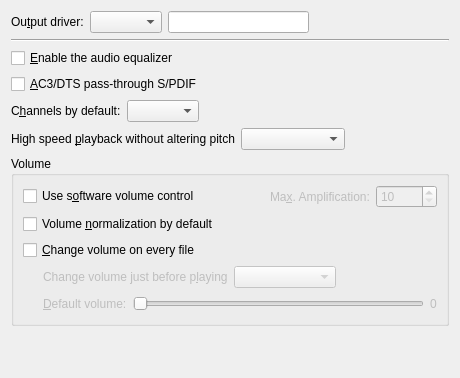
     <widget class="QWidget" name="video_and_audio_tab" >
      <attribute name="title" >
       <string>A&amp;udio</string>
      </attribute>
      <layout class="QVBoxLayout" >
       <item>
        <layout class="QHBoxLayout" >
         <item>
          <widget class="QLabel" name="ao_label" >
           <property name="text" >
            <string>Ou&amp;tput driver:</string>
           </property>
           <property name="wordWrap" >
            <bool>false</bool>
           </property>
           <property name="buddy" >
            <cstring>ao_combo</cstring>
           </property>
          </widget>
         </item>
         <item>
          <widget class="QComboBox" name="ao_combo" >
           <property name="sizePolicy" >
            <sizepolicy vsizetype="Fixed" hsizetype="Preferred" >
             <horstretch>0</horstretch>
             <verstretch>0</verstretch>
            </sizepolicy>
           </property>
           <property name="editable" >
            <bool>false</bool>
           </property>
          </widget>
         </item>
         <item>
          <widget class="QLineEdit" name="ao_user_defined_edit" />
         </item>
         <item>
          <spacer>
           <property name="orientation" >
            <enum>Qt::Horizontal</enum>
           </property>
           <property name="sizeHint" >
            <size>
             <width>81</width>
             <height>20</height>
            </size>
           </property>
          </spacer>
         </item>
        </layout>
       </item>
       <item>
        <widget class="Line" name="line_6" >
         <property name="sizePolicy" >
          <sizepolicy vsizetype="Fixed" hsizetype="Expanding" >
           <horstretch>0</horstretch>
           <verstretch>0</verstretch>
          </sizepolicy>
         </property>
         <property name="orientation" >
          <enum>Qt::Horizontal</enum>
         </property>
        </widget>
       </item>
       <item>
        <widget class="QCheckBox" name="audio_equalizer_check" >
         <property name="text" >
          <string>&amp;Enable the audio equalizer</string>
         </property>
        </widget>
       </item>
       <item>
        <widget class="QCheckBox" name="hwac3_check" >
         <property name="text" >
          <string>&amp;AC3/DTS pass-through S/PDIF</string>
         </property>
        </widget>
       </item>
       <item>
        <layout class="QHBoxLayout" >
         <property name="spacing" >
          <number>6</number>
         </property>
         <property name="leftMargin" >
          <number>0</number>
         </property>
         <property name="topMargin" >
          <number>0</number>
         </property>
         <property name="rightMargin" >
          <number>0</number>
         </property>
         <property name="bottomMargin" >
          <number>0</number>
         </property>
         <item>
          <widget class="QLabel" name="label" >
           <property name="text" >
            <string>C&amp;hannels by default:</string>
           </property>
           <property name="buddy" >
            <cstring>channels_combo</cstring>
           </property>
          </widget>
         </item>
         <item>
          <widget class="QComboBox" name="channels_combo" />
         </item>
         <item>
          <spacer>
           <property name="orientation" >
            <enum>Qt::Horizontal</enum>
           </property>
           <property name="sizeHint" >
            <size>
             <width>40</width>
             <height>20</height>
            </size>
           </property>
          </spacer>
         </item>
        </layout>
       </item>
       <item>
        <layout class="QHBoxLayout" >
         <property name="spacing" >
          <number>6</number>
         </property>
         <property name="leftMargin" >
          <number>0</number>
         </property>
         <property name="topMargin" >
          <number>0</number>
         </property>
         <property name="rightMargin" >
          <number>0</number>
         </property>
         <property name="bottomMargin" >
          <number>0</number>
         </property>
         <item>
          <widget class="QLabel" name="label_6" >
           <property name="text" >
            <string>High speed &amp;playback without altering pitch</string>
           </property>
           <property name="buddy" >
            <cstring>scaletempo_combo</cstring>
           </property>
          </widget>
         </item>
         <item>
          <widget class="TristateCombo" name="scaletempo_combo" >
           <property name="sizePolicy" >
            <sizepolicy vsizetype="Fixed" hsizetype="Expanding" >
             <horstretch>0</horstretch>
             <verstretch>0</verstretch>
            </sizepolicy>
           </property>
          </widget>
         </item>
         <item>
          <spacer>
           <property name="orientation" >
            <enum>Qt::Horizontal</enum>
           </property>
           <property name="sizeHint" >
            <size>
             <width>40</width>
             <height>20</height>
            </size>
           </property>
          </spacer>
         </item>
        </layout>
       </item>
       <item>
        <widget class="QGroupBox" name="groupBox_4" >
         <property name="title" >
          <string>Volume</string>
         </property>
         <layout class="QVBoxLayout" >
          <property name="spacing" >
           <number>6</number>
          </property>
          <property name="leftMargin" >
           <number>9</number>
          </property>
          <property name="topMargin" >
           <number>9</number>
          </property>
          <property name="rightMargin" >
           <number>9</number>
          </property>
          <property name="bottomMargin" >
           <number>9</number>
          </property>
          <item>
           <layout class="QHBoxLayout" >
            <property name="spacing" >
             <number>6</number>
            </property>
            <property name="leftMargin" >
             <number>0</number>
            </property>
            <property name="topMargin" >
             <number>0</number>
            </property>
            <property name="rightMargin" >
             <number>0</number>
            </property>
            <property name="bottomMargin" >
             <number>0</number>
            </property>
            <item>
             <widget class="QCheckBox" name="softvol_check" >
              <property name="text" >
               <string>Use s&amp;oftware volume control</string>
              </property>
             </widget>
            </item>
            <item>
             <spacer>
              <property name="orientation" >
               <enum>Qt::Horizontal</enum>
              </property>
              <property name="sizeHint" >
               <size>
                <width>20</width>
                <height>20</height>
               </size>
              </property>
             </spacer>
            </item>
            <item>
             <widget class="QLabel" name="amplification_label" >
              <property name="enabled" >
               <bool>false</bool>
              </property>
              <property name="text" >
               <string>Ma&amp;x. Amplification:</string>
              </property>
              <property name="wordWrap" >
               <bool>false</bool>
              </property>
              <property name="buddy" >
               <cstring>softvol_max_spin</cstring>
              </property>
             </widget>
            </item>
            <item>
             <widget class="QSpinBox" name="softvol_max_spin" >
              <property name="enabled" >
               <bool>false</bool>
              </property>
              <property name="minimum" >
               <number>10</number>
              </property>
              <property name="maximum" >
               <number>10000</number>
              </property>
             </widget>
            </item>
           </layout>
          </item>
          <item>
           <widget class="QCheckBox" name="volnorm_check" >
            <property name="text" >
             <string>Volume &amp;normalization by default</string>
            </property>
           </widget>
          </item>
          <item>
           <widget class="QCheckBox" name="change_volume_check" >
            <property name="text" >
             <string>&amp;Change volume on every file</string>
            </property>
           </widget>
          </item>
          <item>
           <layout class="QHBoxLayout" >
            <property name="spacing" >
             <number>6</number>
            </property>
            <property name="leftMargin" >
             <number>0</number>
            </property>
            <property name="topMargin" >
             <number>0</number>
            </property>
            <property name="rightMargin" >
             <number>0</number>
            </property>
            <property name="bottomMargin" >
             <number>0</number>
            </property>
            <item>
             <spacer>
              <property name="orientation" >
               <enum>Qt::Horizontal</enum>
              </property>
              <property name="sizeType" >
               <enum>QSizePolicy::Fixed</enum>
              </property>
              <property name="sizeHint" >
               <size>
                <width>20</width>
                <height>20</height>
               </size>
              </property>
             </spacer>
            </item>
            <item>
             <widget class="QLabel" name="use_volume_label" >
              <property name="enabled" >
               <bool>false</bool>
              </property>
              <property name="text" >
               <string>Change volume just before p&amp;laying</string>
              </property>
              <property name="buddy" >
               <cstring>use_volume_combo</cstring>
              </property>
             </widget>
            </item>
            <item>
             <widget class="TristateCombo" name="use_volume_combo" >
              <property name="enabled" >
               <bool>false</bool>
              </property>
              <property name="sizePolicy" >
               <sizepolicy vsizetype="Fixed" hsizetype="Expanding" >
                <horstretch>0</horstretch>
                <verstretch>0</verstretch>
               </sizepolicy>
              </property>
             </widget>
            </item>
            <item>
             <spacer>
              <property name="orientation" >
               <enum>Qt::Horizontal</enum>
              </property>
              <property name="sizeHint" >
               <size>
                <width>40</width>
                <height>20</height>
               </size>
              </property>
             </spacer>
            </item>
           </layout>
          </item>
          <item>
           <layout class="QHBoxLayout" >
            <property name="spacing" >
             <number>6</number>
            </property>
            <property name="leftMargin" >
             <number>0</number>
            </property>
            <property name="topMargin" >
             <number>0</number>
            </property>
            <property name="rightMargin" >
             <number>0</number>
            </property>
            <property name="bottomMargin" >
             <number>0</number>
            </property>
            <item>
             <spacer>
              <property name="orientation" >
               <enum>Qt::Horizontal</enum>
              </property>
              <property name="sizeType" >
               <enum>QSizePolicy::Fixed</enum>
              </property>
              <property name="sizeHint" >
               <size>
                <width>20</width>
                <height>20</height>
               </size>
              </property>
             </spacer>
            </item>
            <item>
             <widget class="QLabel" name="default_volume_label" >
              <property name="enabled" >
               <bool>false</bool>
              </property>
              <property name="text" >
               <string>&amp;Default volume:</string>
              </property>
              <property name="wordWrap" >
               <bool>false</bool>
              </property>
              <property name="buddy" >
               <cstring>initial_volume_slider</cstring>
              </property>
             </widget>
            </item>
            <item>
             <widget class="QSlider" name="initial_volume_slider" >
              <property name="enabled" >
               <bool>false</bool>
              </property>
              <property name="maximum" >
               <number>100</number>
              </property>
              <property name="orientation" >
               <enum>Qt::Horizontal</enum>
              </property>
             </widget>
            </item>
            <item>
             <widget class="QLabel" name="initial_volume_label" >
              <property name="enabled" >
               <bool>false</bool>
              </property>
              <property name="text" >
               <string>0</string>
              </property>
             </widget>
            </item>
           </layout>
          </item>
         </layout>
        </widget>
       </item>
       <item>
        <spacer>
         <property name="orientation" >
          <enum>Qt::Vertical</enum>
         </property>
         <property name="sizeType" >
          <enum>QSizePolicy::Expanding</enum>
         </property>
         <property name="sizeHint" >
          <size>
           <width>438</width>
           <height>41</height>
          </size>
         </property>
        </spacer>
       </item>
      </layout>
     </widget>
